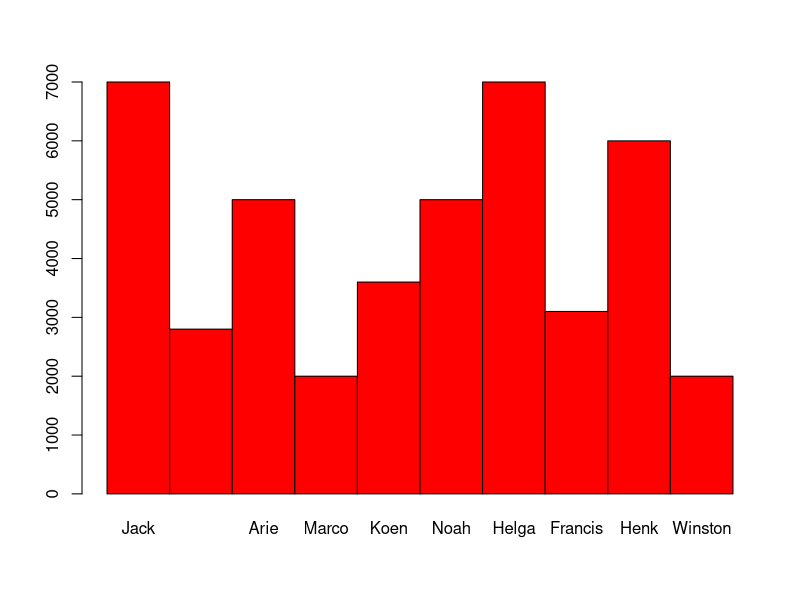
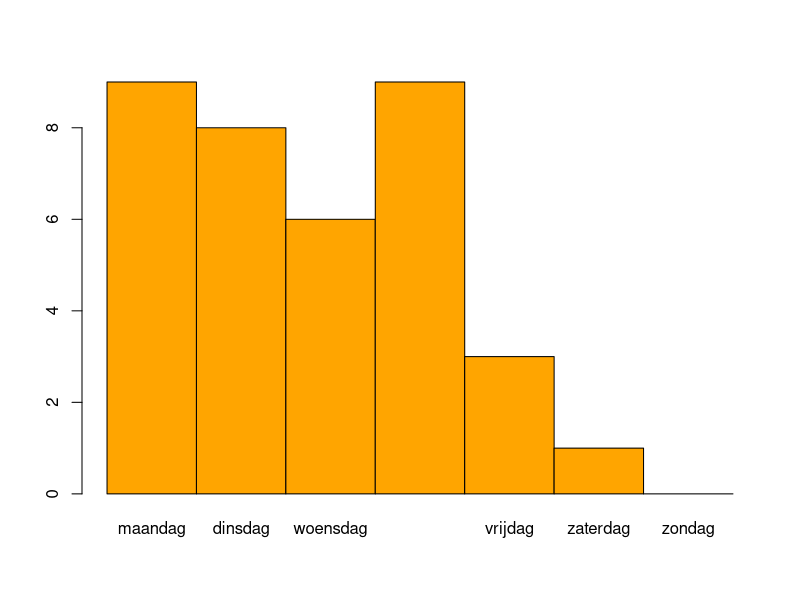
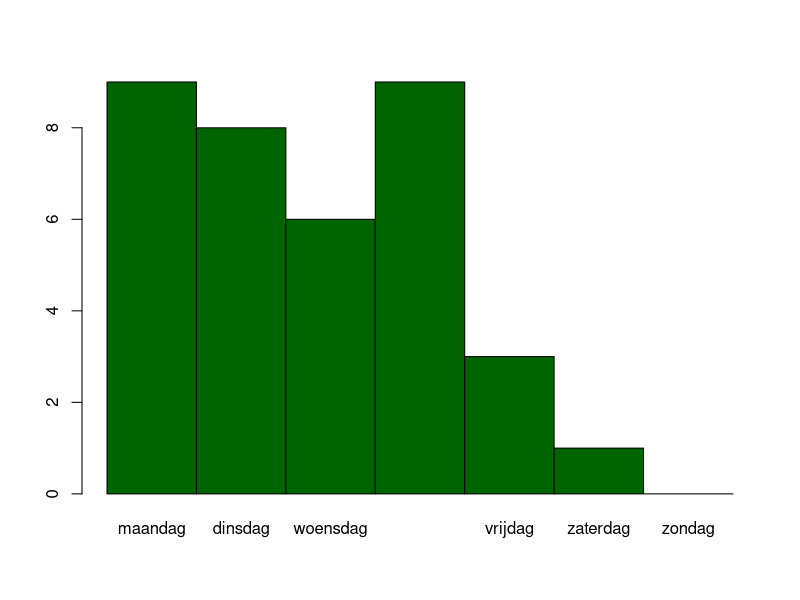

Source code (R) for these figures, in order: (Note: this script raises an error after producing the figures.)
## ---- chunk 1
# Een vector maken met de namen van 10 personen
personen <- c("Jack","Rosemarijn","Arie","Marco","Koen","Noah",
             "Helga","Francis","Henk","Winston")
#personen is een character vector
class(personen)
# Een vector maken met 10 salarissen. Let op! Om de juiste salarissen bij 
# de bijbehorende personen te
# houden, moeten de salarissen in dezelfde volgorde als de personen-vector 
# worden gedefinieerd.
salarissen <- c(7000,2800,5000,2000,3600,5000,7000,3100,6000,2000)
#salarissen is een numeric vector
class(salarissen)
## ---- chunk 2
#De salarisPersonen dataframe maken
salarisPersonen <- data.frame(personen,salarissen)
salarisPersonen
## ---- chunk 3
str(salarisPersonen)
## ---- chunk 4
#Een barplot maken met de volgende parameters: staven van grootte 3, geen 
#ruimte tussen de staven, namen op de x-as, en de vulkleur rood.
barplot(salarisPersonen$salarissen, width = 3,space=0,
        names.arg = personen,col="red")
## ---- chunk 5
#character
dagen1 <- c("maandag","dinsdag","woensdag","donderdag",
           "vrijdag","zaterdag","zondag")
#factor
dagen2 <- factor(dagen1,levels=c("maandag","dinsdag","woensdag",
                                "donderdag","vrijdag","zaterdag",
                                "zondag"))
#numeric
aanwezigen <- c(9,8,6,9,3,1,0)
# De dataframe maken
bezetting <- data.frame(dagen1,dagen2,aanwezigen)
# De data frame laten zien
bezetting
# Eigenschappen van de data frame
str(bezetting)
## ---- chunk 6
# de character vector 'dagen1' gesorteerd weergeven
sort(dagen1, decreasing = FALSE)
# de character vector 'dagen2' gesorteerd weergeven
sort(dagen2, decreasing = FALSE)
## ---- chunk 7
levels(dagen2)
## ---- chunk 8
#Barplot met de character vector dagen1
barplot(bezetting$aanwezigen,width=3,space=0,names.arg = dagen1,col="orange")
#Barplot met de factor vector dagen2
barplot(bezetting$aanwezigen,width=3,space=0,names.arg = dagen2,col="darkgreen")
## ---- chunk 9
#Grafiek met de character vector dagen1
plot(bezetting$dagen1,bezetting$aanwezigen,type="l")
#Grafiek met de factor vector dagen2
plot(bezetting$dagen2,bezetting$aanwezigen,type="l")
## ---- chunk 10
# De namen van de werknemers aangeven
namenPersonen <- c("Jack","Rosemarijn","Arie","Marco","Koen","Noah",
                  "Helga","Francis","Henk","Winston")
# De salarissen van de werknemers definiëren
salarissenPersonen <- c(9000,2800,5000,2000,3600,5000,7000,3100,
                       6000,2000)
# De functies van de werknemers aangeven
functiesPersonen <- c("Managing partner","Secretariaat",
                     "Senior","Junior","Senior","Senior",
                     "Partner","Senior","Partner","Facilitair")
# De hiërarchie van functies aangeven
functiesPersonen2 <- factor(functiesPersonen,levels=c(
  "Managing partner","Partner","Senior","Junior","Secretariaat","Facilitair"))
werknemersbestand <- data.frame(
  namenPersonen,salarissenPersonen,functiesPersonen,functiesPersonen2)
werknemersbestand
## ---- chunk 11
# het werknemersbestand oplopend rangschikken op salarissen
werknemersbestand[order(werknemersbestand$salarissenPersonen),]
# het werknemersbestand aflopend rangschikken op salarissen
werknemersbestand[order(-werknemersbestand$salarissenPersonen),]
# het werknemers bestand aflopend rangschikken op functie (zonder hiërarchie)
werknemersbestand[order(-werknemersbestand$functiesPersonen),]
# het werknemers bestand aflopend rangschikken op functie (met hiërarchie)
werknemersbestand[order(werknemersbestand$functiesPersonen2),]
## ---- chunk 12
# Het werknemers bestand aflopend rangschikken op functie (met hiërarchie)
werknemersbestand[order(werknemersbestand$functiesPersonen2,
                        -werknemersbestand$salarissenPersonen),]
